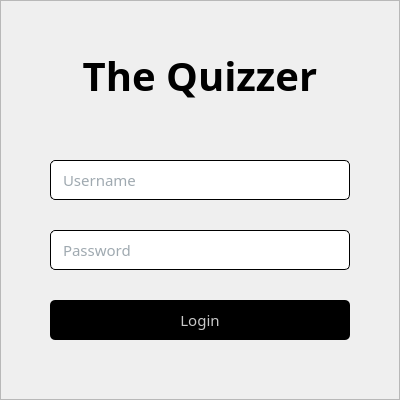
<?xml version="1.0" encoding="UTF-8"?>
<ui version="4.0">
 <class>MainWindow</class>
 <widget class="QMainWindow" name="MainWindow">
  <property name="windowModality">
   <enum>Qt::NonModal</enum>
  </property>
  <property name="geometry">
   <rect>
    <x>0</x>
    <y>0</y>
    <width>400</width>
    <height>400</height>
   </rect>
  </property>
  <property name="minimumSize">
   <size>
    <width>400</width>
    <height>400</height>
   </size>
  </property>
  <property name="maximumSize">
   <size>
    <width>400</width>
    <height>400</height>
   </size>
  </property>
  <property name="windowTitle">
   <string>Login</string>
  </property>
  <property name="styleSheet">
   <string notr="true">* {
	font-size: 15px;
	font-family: Century Gothic, sans-serif;
}

QFrame {
	background-image: url(:/resources/bg.jpg);
}

QLabel {
	font-size: 40px;
	font-weight: bold;
}

QLineEdit {
	padding-left: 10px;
	color: #405361;
	border: 1px solid black;
	border-radius: 5px;
}

QPushButton {
	background-color: black;
	color: rgb(200, 200, 200);
	border-radius: 5px;
}</string>
  </property>
  <property name="toolButtonStyle">
   <enum>Qt::ToolButtonIconOnly</enum>
  </property>
  <property name="tabShape">
   <enum>QTabWidget::Rounded</enum>
  </property>
  <widget class="QWidget" name="centralwidget">
   <widget class="QFrame" name="frame">
    <property name="geometry">
     <rect>
      <x>0</x>
      <y>0</y>
      <width>400</width>
      <height>400</height>
     </rect>
    </property>
    <property name="styleSheet">
     <string notr="true"/>
    </property>
    <property name="frameShape">
     <enum>QFrame::StyledPanel</enum>
    </property>
    <property name="frameShadow">
     <enum>QFrame::Raised</enum>
    </property>
    <widget class="QLineEdit" name="lineEdit">
     <property name="geometry">
      <rect>
       <x>50</x>
       <y>160</y>
       <width>300</width>
       <height>40</height>
      </rect>
     </property>
     <property name="placeholderText">
      <string>Username</string>
     </property>
    </widget>
    <widget class="QLineEdit" name="lineEdit_2">
     <property name="geometry">
      <rect>
       <x>50</x>
       <y>230</y>
       <width>300</width>
       <height>40</height>
      </rect>
     </property>
     <property name="echoMode">
      <enum>QLineEdit::Password</enum>
     </property>
     <property name="placeholderText">
      <string>Password</string>
     </property>
    </widget>
    <widget class="QPushButton" name="pushButton">
     <property name="geometry">
      <rect>
       <x>50</x>
       <y>300</y>
       <width>300</width>
       <height>40</height>
      </rect>
     </property>
     <property name="cursor">
      <cursorShape>PointingHandCursor</cursorShape>
     </property>
     <property name="text">
      <string>Login</string>
     </property>
    </widget>
    <widget class="QLabel" name="label">
     <property name="geometry">
      <rect>
       <x>50</x>
       <y>50</y>
       <width>300</width>
       <height>50</height>
      </rect>
     </property>
     <property name="text">
      <string>The Quizzer</string>
     </property>
     <property name="alignment">
      <set>Qt::AlignCenter</set>
     </property>
     <property name="indent">
      <number>0</number>
     </property>
    </widget>
   </widget>
  </widget>
 </widget>
 <resources>
  <include location="bg.qrc"/>
 </resources>
 <connections/>
</ui>
